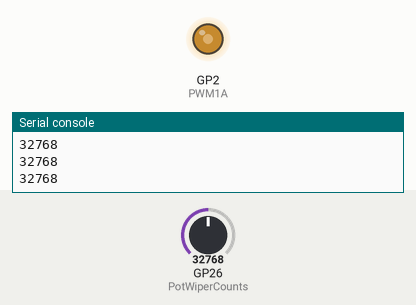
Simulated run of this program. Board: Raspberry Pi Pico running MicroPython. Parts: output pins drawn as LEDs (lit = HIGH), the last lines printed to the serial console. The test bench sets the inputs (shaded band); at power-on: GP26 (PotWiperCounts) = 32768 (analog values on the 0–65535 scale).

Above: at 1.2 s.
1.3 s: GP26 (PotWiperCounts) set to 45874
At 2.2 s:
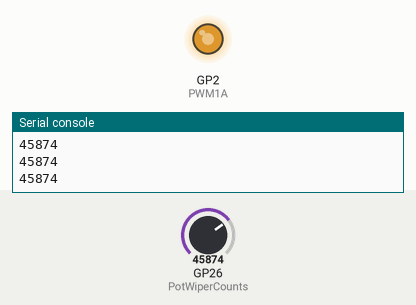
2.8 s: GP26 (PotWiperCounts) set to 57670
At 3.6 s:
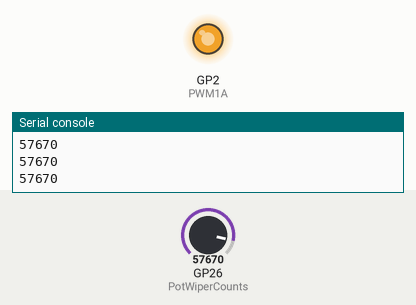
4.3 s: GP26 (PotWiperCounts) set to 7864
At 4.9 s:
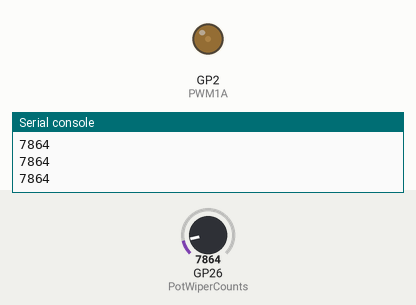
5.8 s: GP26 (PotWiperCounts) set to 0
At 6.3 s:
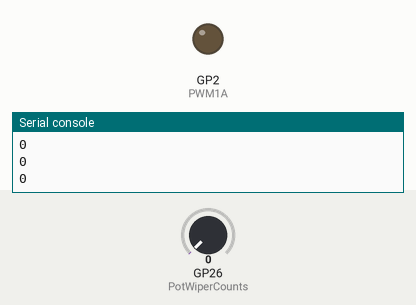
Timing chart, 0 to 8.3 s (numbered marks = the images above; inputs shaded):
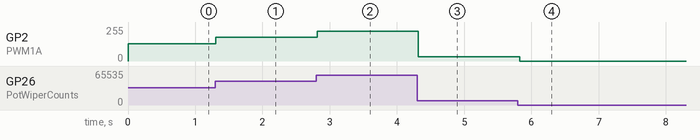

The program:

ReadPot_GP26_DimLED_GP2.py
```python
from machine import Pin, ADC, PWM
import utime
PWM1A=PWM(Pin(2)) # GP2  pin 4
PWM1A.freq(1000)


PotWiperCounts=ADC(Pin(26)) # can also call machine.ADC(3)
#GP2OFFSET=288  # The PotWiperCounts when the pot is full CCW
#GP2GAIN=1.004 # GP2 read 65535 at full cw, however once 288 counts are
# subtracted from it, it needs multiplied by the ratio to make it back to 65535 full scale

while True:
    print(PotWiperCounts.read_u16())
#    PotWiperCountsReal=PotWiperCounts*1.0
#    PotWiperCountsReal=(PotWiperCountsReal-(GP2OFFSET))
# yes, in code you can read a value, do math, and put the value back to the same name
#    PotWiperCountsReal=1.004*PotWiperCounts
    duty=PotWiperCounts.read_u16()
    PWM1A.duty_u16(duty)
    utime.sleep(.05)
#    print("Adjusted GP2 value is:", PotWiperCountsReal)

# MAKE a NOTE what the PotWiperCounts are at full CW - full up________
# MAKE a NOTE what the PotWiperCounts are at full CCW - full down________
# The value at full CCW should be zero. The value it really shows is called OFFSET !!
# The next program you will correct the OFFSET and then also the gain error - The value at full CW !
```

Measured:
- after the input at 1.3 s, GP2 (PWM1A): 128/255 → 178/255 at once
- after the input at 2.8 s, GP2 (PWM1A): 178/255 → 224/255 at once
- after the input at 4.3 s, GP2 (PWM1A): 224/255 → 31/255 at once
- after the input at 5.8 s, GP2 (PWM1A): 31/255 → 0/255 at once
